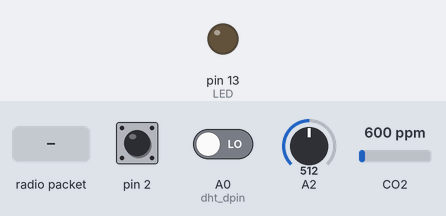
A sketch run on a simulated Arduino Uno, built for the host (arithmetic inside an expression is 32-bit, double 64-bit). Parts: output pins drawn as LEDs (lit = HIGH). The inputs (shaded band) are chosen by the test bench; at power-on: pin 2 HIGH, A0 (dht_dpin) LOW, A2 = 512, CO2 600 ppm. No radio packets arrive unless stated; what the sketch prints to the serial monitor is not drawn.

Above: at 1.2 s.
1.3 s: radio packet "1" arrives
At 2.5 s:
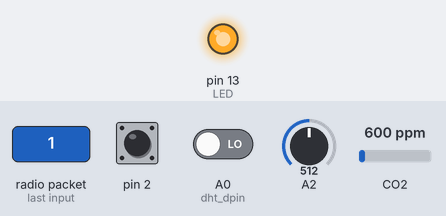
Timing chart, 0 to 6.9 s (numbered marks = the images above; inputs shaded):
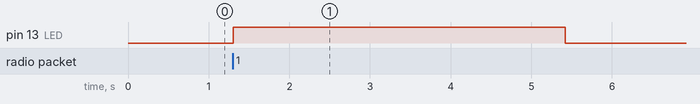

The sketch:

LoRa1_Simple_Client_Arduino_senval_mqtt.ino
```cpp
#include <SPI.h>
#include <RH_RF95.h>
#include <String.h>
#include <MQ135.h>

RH_RF95 rf95;

int LED=13;

int node_id = 4652;

#define dht_dpin A0 // Use A0 pin to connect the data line of DHT11
byte bGlobalErr;
char dht_dat[5];

#define mq135_pin A1
MQ135 gasSensor = MQ135(mq135_pin); // MQ135 digital pin connected to pin number A2
float ppm=0;
uint8_t datasend[80];
bool PIR_flag = false;
int pir_count;

int G_sharp ;

void setup()
{
  InitDHT();
  // initialize digital pin  as an output.
  pinMode(LED, OUTPUT);
  attachInterrupt(digitalPinToInterrupt(2), pir_isr , FALLING);
  // initialize both serial ports:
  Serial.begin(9600);  // Serial to print out GPS info in Arduino IDE
  while (!Serial);

   if (!rf95.init()) {  // Defaults after init are 434.0MHz, 13dBm, Bw = 125 kHz, Cr = 4/5, Sf = 128chips/symbol, CRC on
    Serial.println("Starting LoRa failed!");
    while (1);
  }

  /* Set frequency is 868MHz,SF is 7,SB is 125KHz,CR is 4/5 and Tx power is 20dBm */
  rf95.setFrequency(868);
  rf95.setSpreadingFactor(7);
  rf95.setSignalBandwidth(125E3);
  rf95.setCodingRate4(5);
  rf95.setSyncWord(0x14);
  rf95.setTxPower(20,false);

  Serial.println("Ready to send!");
}

void loop()
{
  ReadDHT();

  ppm = gasSensor.getPPM();

  if(PIR_flag == true)
  {
    pir_count++;
    PIR_flag = false;
  }

  float volts = analogRead(A2);//*0.0048828125;
  float distance = 65*pow(volts, -1.10);
  G_sharp = distance*100;

       sprintf(datasend,"<%d>field4=%d.%d&field5=%d.%d&field6=%d&field7=%d&field8=%d",node_id,dht_dat[0],dht_dat[1],dht_dat[2],dht_dat[3],(int)ppm,pir_count,G_sharp);
       Serial.println((char *)datasend);

       rf95.send(datasend, sizeof(datasend));
       rf95.waitPacketSent();

  receivepacket();
  delay(1000);
}

//If the packet arrive LG01, LG01 will send a ACK and here will receive it and turn on the led.
void receivepacket(){
    uint8_t indatabuf[RH_RF95_MAX_MESSAGE_LEN];
    uint8_t len = sizeof(indatabuf);

    if (rf95.waitAvailableTimeout(3000))
     {
       // Should be a reply message for us now
       if (rf95.recv(indatabuf, &len))
         {
         Serial.println((char*)indatabuf);
         digitalWrite(LED, HIGH);   // turn the LED on (HIGH is the voltage level)
         }
         else
         {
          digitalWrite(LED, LOW);    // turn the LED off by making the voltage LOW
          Serial.println("receive failed!");
         }
    }
    else
    {
      // Serial print "No reply, is track_GPS_server running or overranging the receive distance?" if don't get the reply .
      //Serial.println("No reply, is track_GPS_Server running or overranging the receive distance?");
      digitalWrite(LED, LOW);    // turn the HEART_LED off by making the voltage LOW
    }
}


// DHT
void InitDHT() // Initiate DHT11
{
    pinMode(dht_dpin,OUTPUT);//
    digitalWrite(dht_dpin,HIGH);//Set A0 to output high
}

void ReadDHT() // Read Temperature and Humidity value
{
    bGlobalErr=0;
    byte dht_in;
    byte i;

     //pinMode(dht_dpin,OUTPUT);
    digitalWrite(dht_dpin,LOW);//pull low data line to send signal.
    delay(30);//Add a delay higher than 18ms so DHT11 can detect the start signal

    digitalWrite(dht_dpin,HIGH);
    delayMicroseconds(40);
    pinMode(dht_dpin,INPUT);
    // delayMicroseconds(40);
    dht_in=digitalRead(dht_dpin);//Get A0 state
//       Serial.println(dht_in,DEC);
    if(dht_in){
       bGlobalErr=1;
       return;
       }
    delayMicroseconds(80);//Get DHT11 response , pull low data lineDHT11
    dht_in=digitalRead(dht_dpin);

    if(!dht_in){
       bGlobalErr=2;
       return;
       }
    delayMicroseconds(80);//
    for (i=0; i<5; i++)//Ger Temperature and Humidity value
       dht_dat[i] = read_dht_dat();

    pinMode(dht_dpin,OUTPUT);
    digitalWrite(dht_dpin,HIGH);
    byte dht_check_sum =
           dht_dat[0]+dht_dat[1]+dht_dat[2]+dht_dat[3];//Calculate check sum
    if(dht_dat[4]!= dht_check_sum)//Error when check sum dismatch
       {bGlobalErr=3;}
};

byte read_dht_dat(){
  byte i = 0;
  byte result=0;
  for(i=0; i< 8; i++){
      while(digitalRead(dht_dpin)==LOW);//
      delayMicroseconds(30);//
      if (digitalRead(dht_dpin)==HIGH)
     result |=(1<<(7-i));//
    while (digitalRead(dht_dpin)==HIGH);//
    }
  return result;
}

// PIR
void pir_isr()
{
  PIR_flag = true;
}
```

Measured:
- after the input at 1.3 s, pin 13 (LED): LOW → HIGH at once, → LOW 4.1 s later
